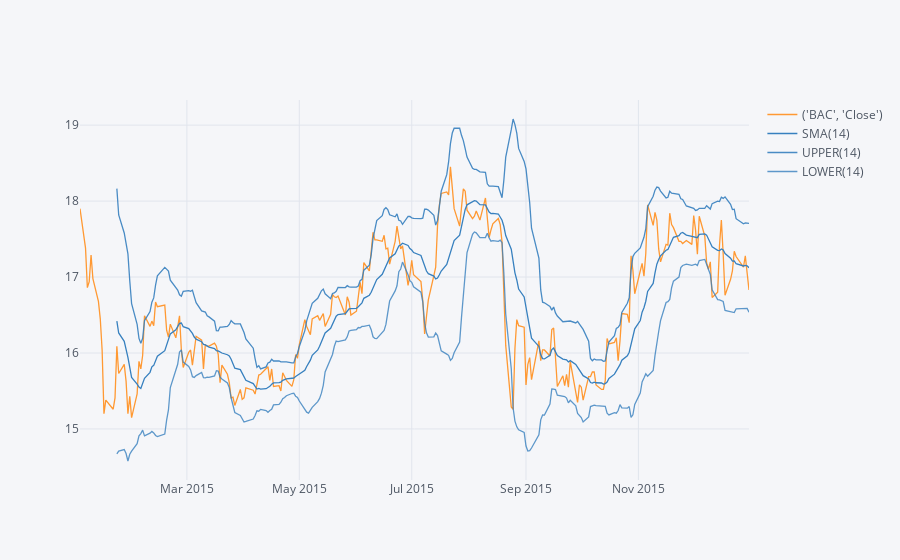

Notebook code for this chart:
### Markdown cell above
**Use .ta_plot(study='boll') to create a Bollinger Band Plot for Bank of America for the year 2015.**

### Code cell
start=datetime(2015,1,1)
end=datetime(2015,12,31)
bank_stocks.loc[start:end]['BAC','Close'].ta_plot(study='boll')

### Figure 1 — Plotly figure (JSON) as saved in the notebook; plotly's stock layout.template omitted (floating-point values rounded to 4 significant figures; data arrays with more than 128 entries replaced by an {"elided": "..."} marker saying what was removed)
{"data": [{"line": {"color": "rgba(255, 153, 51, 1.0)", "dash": "solid", "shape": "linear", "width": 1.3}, "mode": "lines", "name": "('BAC', 'Close')", "text": "", "type": "scatter", "x": {"elided": "252 str values"}, "y": {"elided": "252 float values"}}, {"line": {"color": "rgba(55, 128, 191, 1.0)", "dash": "solid", "shape": "linear", "width": 1.3}, "mode": "lines", "name": "SMA(14)", "text": "", "type": "scatter", "x": {"elided": "252 str values"}, "y": {"elided": "252 mixed values"}}, {"line": {"color": "rgba(55, 128, 191, 0.8999999999999999)", "dash": "solid", "shape": "linear", "width": 1.3}, "mode": "lines", "name": "UPPER(14)", "text": "", "type": "scatter", "x": {"elided": "252 str values"}, "y": {"elided": "252 mixed values"}}, {"line": {"color": "rgba(55, 128, 191, 0.7999999999999998)", "dash": "solid", "shape": "linear", "width": 1.3}, "mode": "lines", "name": "LOWER(14)", "text": "", "type": "scatter", "x": {"elided": "252 str values"}, "y": {"elided": "252 mixed values"}}], "layout": {"legend": {"bgcolor": "#F5F6F9", "font": {"color": "#4D5663"}}, "paper_bgcolor": "#F5F6F9", "plot_bgcolor": "#F5F6F9", "title": {"font": {"color": "#4D5663"}}, "xaxis": {"gridcolor": "#E1E5ED", "showgrid": true, "tickfont": {"color": "#4D5663"}, "title": {"font": {"color": "#4D5663"}, "text": ""}, "zerolinecolor": "#E1E5ED"}, "yaxis": {"gridcolor": "#E1E5ED", "showgrid": true, "tickfont": {"color": "#4D5663"}, "title": {"font": {"color": "#4D5663"}, "text": ""}, "zerolinecolor": "#E1E5ED"}}}
